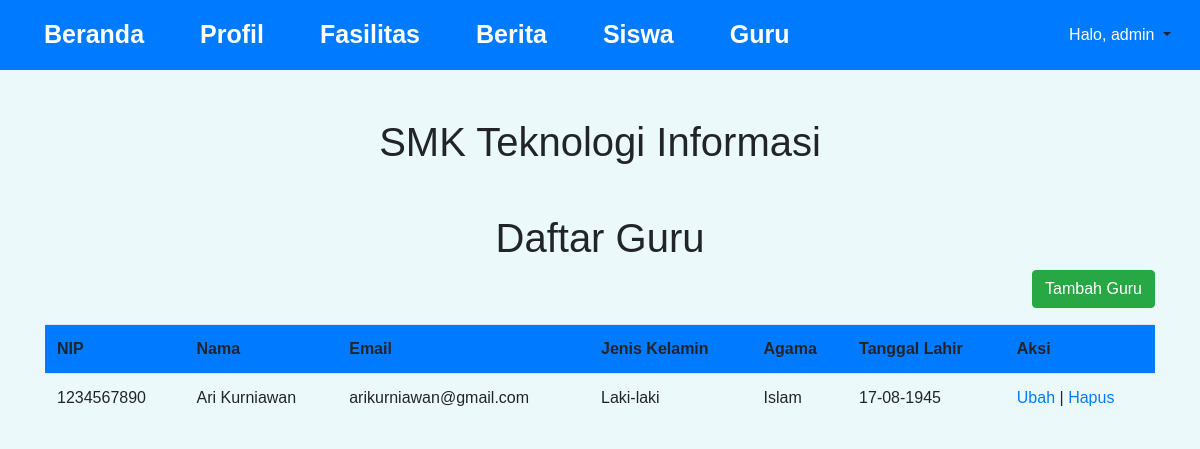
Page /guru.php (signed in) on the committed database.
### tables this page shows
CREATE TABLE `dbguru` (
  `id` int(11) NOT NULL,
  `nip` varchar(128) NOT NULL,
  `nama` varchar(128) NOT NULL,
  `jeniskelamin` varchar(16) NOT NULL,
  `agama` varchar(8) NOT NULL,
  `tanggallahir` date NOT NULL,
  `login_id` int(11) NOT NULL
);

CREATE TABLE `dblogin` (
  `Id` int(11) NOT NULL,
  `Username` varchar(30) NOT NULL,
  `Password` varchar(30) NOT NULL,
  `jenis` varchar(16) NOT NULL
);

### guru.php (the view, shortened to what this page needs)
<?php
    include 'header.php';
?>
    <div class="container-fluid">
        <h1 class="my-5 text-center">SMK Teknologi Informasi</h1>
        <div class="row">
            <div class="container">
                <h1>Daftar Guru</h1>
                <?php
                    if(isset($_SESSION['jenis'])){
                        if($_SESSION['jenis'] == 'admin') {
                            echo '<a class="btn btn-success float-right mb-3" href="tambah_guru.php">Tambah Guru</a>';
                        }
                    }
                ?>
                <table class="table mb-5">
                    <tr class="bg-primary color-white">
                        <th>NIP</th>
                        <th>Nama</th>
                        <th>Email</th>
                        <th>Jenis Kelamin</th>
                        <th>Agama</th>
                        <th>Tanggal Lahir</th>
                        <th>Aksi</th>
                    </tr>
                    <?php
                        include 'koneksi.php';
                        $daftar_guru = mysqli_query($koneksi,"SELECT * FROM dbguru INNER JOIN dblogin ON dbguru.login_id=dblogin.Id");
                        while ($guru =  mysqli_fetch_assoc($daftar_guru)) {
                            if(isset($_SESSION['jenis'])){
                                if($_SESSION['jenis'] == 'admin') {
                                    echo '
                                    <tr>
                                        <td>' . $guru["nip"] . '</td>
                                        <td>' . $guru["nama"] . '</td>
                                        <td>' . $guru["Username"] . '</td>
                                        <td>' . $guru["jeniskelamin"] . '</td>
                                        <td>' . $guru["agama"] . '</td>
                                        <td>' . date('d-m-Y', strtotime($guru["tanggallahir"])) . '</td>
                                        <td> <a href="edit_guru.php?id=' . $guru["login_id"] . '"> Ubah </a> | <a href="delete_guru.php?id=' . $guru["login_id"] . '">Hapus</a>
                                    </tr>';
                                }
                            }
                        }
                    ?>
                </table>
            </div>
        </div>
    </div>
<?php
    include 'footer.php';
?>

### css/style.css (style rules this page uses)
body { font-family: sans-serif; background: #ebf9fb; }
h1 { text-align: center; font-weight: 300; }

### rows in the picture
dbguru: nip "1234567890", nama "Ari Kurniawan", dblogin.Username "arikurniawan@gmail.com", jeniskelamin "Laki-laki", agama "Islam", tanggallahir "17-08-1945"

### other values in the picture
$_SESSION["username"] "admin"
